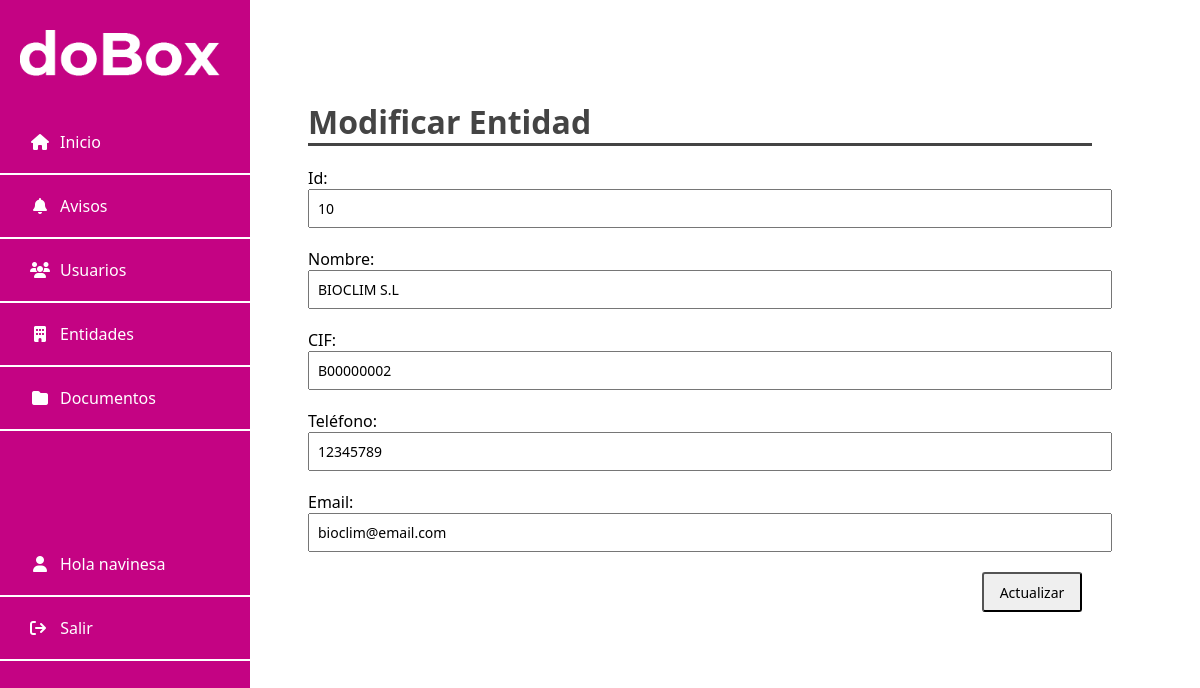
The app's page /entidades/modificar_entidad.php?ID=10 (signed in) with its own data.
### tables this page shows
CREATE TABLE `tbl_entidades` (
  `ID_ENTIDAD` int(11) NOT NULL,
  `NOMBRE` varchar(50) NOT NULL,
  `CIF` varchar(10) NOT NULL,
  `TELEFONO` varchar(12) NOT NULL,
  `EMAIL` varchar(50) NOT NULL
);

### login/Usuario_Sesion.php (called while the page is built, shortened)
<?php
class Usuario_Sesion
{
    private $usuario = null;
    private $rol = null;
    function __construct()
    {
        if (isset($_SESSION["usuario"]) || isset($_SESSION["rol"]) || isset($_SESSION["id"]) || isset($_SESSION["email"])) {
            $this->usuario = $_SESSION["usuario"];
            $this->rol = $_SESSION["rol"];
        }
    }
    public function getUsuario()
    {
        return $this->usuario;
    }
    public function getRol()
    {
        return $this->rol;
    }
}

### entidades/modificar_entidad.php (the view, shortened to what this page needs)
<?php
require('../conexion.php');
include "../login/Usuario_Sesion.php";
$usuario_sesion = new Usuario_Sesion();
$usuario = $usuario_sesion->getUsuario();
$rol = $usuario_sesion->getRol();
$id = $_GET['ID'];
$query = "SELECT * FROM tbl_entidades WHERE ID_ENTIDAD= '" . $id . "'";
$resultado = $mysqli->query($query);
$fila = $resultado->fetch_assoc();
?>
<!DOCTYPE html>
<html lang="es">
<head>
    <link rel="stylesheet" type="text/css" href="../css/index.css">
    <link rel="stylesheet" href="https://cdnjs.cloudflare.com/ajax/libs/font-awesome/6.1.1/css/all.min.css" />
</head>
<body>
    <div class="sidenav">
        <img class="logo" src="../img/logo_doBox_white.png">
        <a href="../home.php"><i class="fa fa-fw fa-home"></i>Inicio</a>
        <?php if ($rol === 'Administrador') { ?>
            <a href="../avisos/gridavisos.php"><i class="fa fa-fw fa-bell"></i>Avisos</a>
            <a href="../usuarios/gridusuarios.php"><i class="fa fa-fw fa-users"></i>Usuarios</a>
        <?php }
        ?>
        <a href="../entidades/gridentidades.php"><i class="fa fa-fw fa-building"></i>Entidades</a>
        <a href="../documentos/griddocumentos.php"><i class="fa fa-fw fa-folder"></i>Documentos</a>
        <br>
        <div class="sesion">
            <a href="index.php"><i class="fa fa-fw fa-user"></i>Hola <?php echo $usuario ?></a>
            <a href="../login/logout.php"><i class="fa fa-solid fa-arrow-right-from-bracket"></i> Salir</a>
        </div>
    </div>
    <div class="main">
        <h1>Modificar Entidad</h1>
        <form name="modificar_entidad" action="modifica_entidad.php" method="POST">
            <label for="id">Id:</label>
            <input type="text" name="id" value="<?php echo $fila['ID_ENTIDAD']; ?>" readonly/>
            <label for="nombre">Nombre:</label>
            <input type="text" name="nombre" value="<?php echo $fila['NOMBRE']; ?>" />
            <label for="cif">CIF:</label>
            <input type="text" name="cif" value="<?php echo $fila['CIF']; ?>" />
            <label for="telefono">Teléfono:</label>
            <input type="text" name="telefono" value="<?php echo $fila['TELEFONO']; ?>" />
            <label for="email">Email:</label>
            <input type="email" name="email" value="<?php echo $fila['EMAIL']; ?>" />
            <input class="guardar" type="submit" name="modifica_entidad" value="Actualizar" />
        </form>
    </div>
</body>
</html>

### css/index.css (style rules this page uses)
body { font-family:'Segoe UI', Tahoma, Geneva, Verdana, sans-serif }
h1 { border-bottom: 3px solid #444; color:#444 }
.logo { width: 200px; margin: 20px 20px 20px 10px; padding: 10px 10px 10px 10px; border-radius: 10px }
.fa { padding-right: 10px }
.sidenav { height: 100%; width: 250px; position: fixed; z-index: 1; top: 0; left: 0; background-color: #c40383; overflow-x: hidden }
.sidenav a { padding: 20px 8px 20px 30px; text-decoration: none; font-size: 16px; color: white; display: block; border-bottom: 2px solid white }
.sesion { margin-top: 80px }
.main { margin-left: 300px; margin-top: 100px; margin-right: 100px }
input { width: 100%; padding: 8px 8px; font-family: 'Segoe UI', Tahoma, Geneva, Verdana, sans-serif; font-size: 14px; margin-bottom: 20px }
.guardar { font-family: 'Segoe UI', Tahoma, Geneva, Verdana, sans-serif; border-radius: 3px; float: right; width: 100px; height: 40px; margin-left: 10px; margin-right: 10px; margin-bottom: 10px }

### records on screen
tbl_entidades: id "10", nombre "BIOCLIM S.L", cif "B00000002", telefono "12345789", email "bioclim@email.com"

### other values on screen
$usuario "navinesa"
